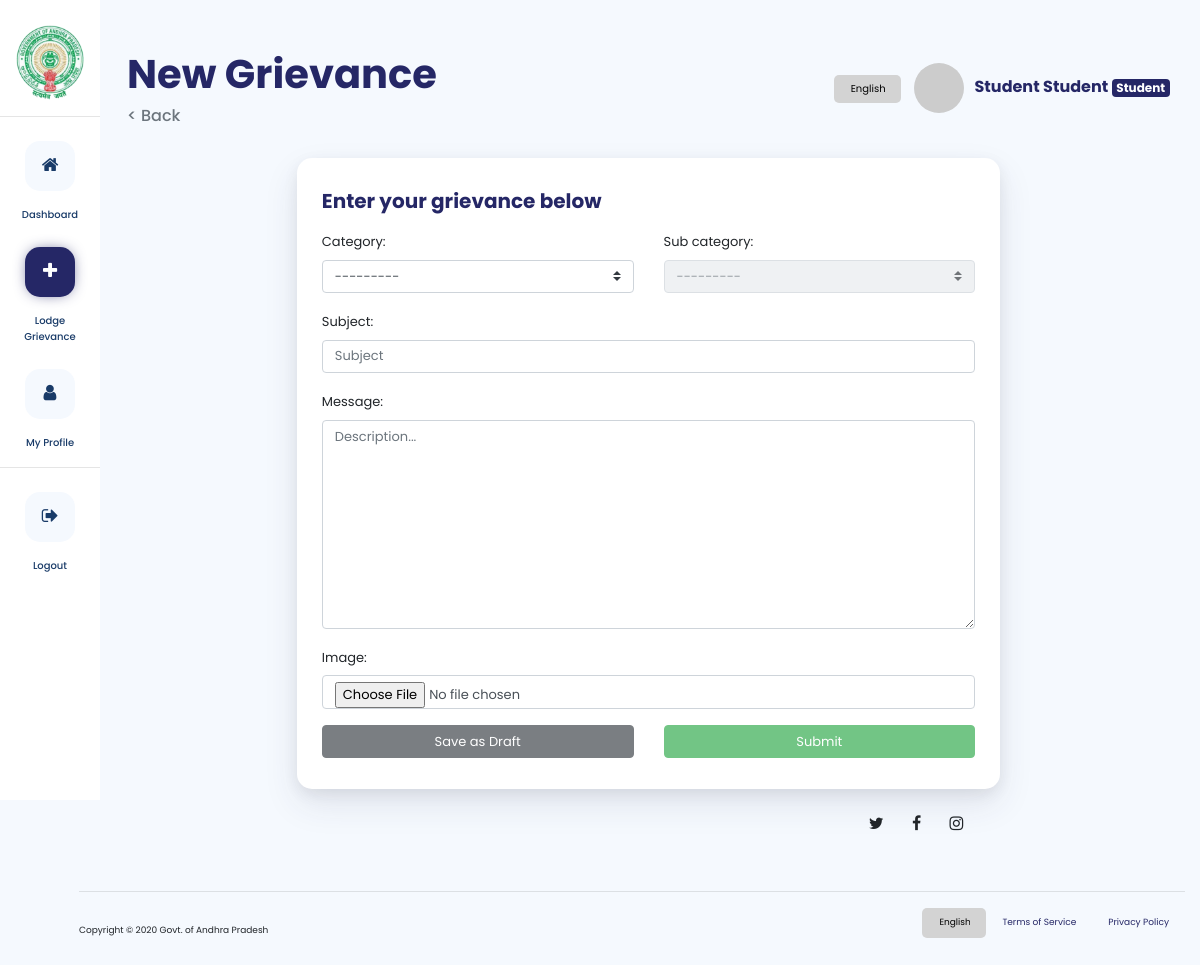
Screenshot of /dashboard/add/grievance/ (signed in) with the database file from the repository.
### accounts/models.py (models this page shows, shortened)
class User(DesignationConstants, AbstractUser):
    first_name = models.CharField(max_length=50)
    last_name = models.CharField(max_length=50)
    designation = models.CharField(max_length=5, choices=DesignationConstants.DESIGNATION_CHOICES)
    REQUIRED_FIELDS = ['first_name', 'last_name']

### studentg/views.py (the view, shortened to what this page needs)
# urls.py: path('add/grievance/', views.CreateGrievance.as_view(), name="add_grievance"),
@method_decorator(login_required, name="dispatch")
class CreateGrievance(CreateView):
    model = Grievance
    form_class = NewGrievanceForm
    template_name = 'studentg/add_grievance.html'
    success_url = reverse_lazy('dashboard')
    def get_form_kwargs(self):
        kwargs = super(CreateGrievance, self).get_form_kwargs()
        kwargs.update({'user': self.request.user})
        return kwargs

### studentg/forms.py (shortened to what this page needs)
class NewGrievanceForm(forms.ModelForm):
    class Meta:
        model = Grievance
        fields = ['category', 'sub_category', 'subject', 'message', 'image']
    def __init__(self, *args, **kwargs):
        user = kwargs.pop('user')
        super(NewGrievanceForm, self).__init__(*args, **kwargs)
        self.fields['sub_category'].queryset = SubCategory.objects.none()
        if kwargs['instance']:
            self.fields['sub_category'].queryset = kwargs['instance'].redressal_body.subcategories

### accounts/templatetags/gravatar.py (called while the page is built)
@register.filter
def gravatar(user):
    email = user.email.lower().encode('utf-8')
    default = 'mm'
    size = 256
    url = 'https://www.gravatar.com/avatar/{md5}?{params}'.format(
        md5=hashlib.md5(email).hexdigest(),
        params=urlencode({'d': default, 's': str(size)})
    )
    return url

### templates/studentg/add_grievance.html (shortened to what this page needs)
{% extends 'studentg/dashboard_base.html' %}
{% load static %}
{% load widget_tweaks %}
{% block page_heading %}New Grievance{% endblock page_heading %}
{% block page_content %}
    <div class="container mt-3 pl-lg-5">
        <div class="row justify-content-center">
            <div class="col-lg-8 col-12 px-lg-3">
                <div class="card-custom mt-2 mt-lg-1 help-card">
                    <div class="row justify-content-between align-items-center">
                        <div class="col">
                            <h5 class="my-3 card-custom-title">Enter your grievance below</h5>
                        </div>
                    </div>
                    <form method="post" enctype="multipart/form-data" class="form-loads-subcategories"
                          data-sub-categories-url="{% url 'load_subcategories' %}">
                        <div class="form-group mb-3  volunteer-field">
                            <div class="row">
                                <div class="col">
                                    {{ form.category.label_tag }}
                                    {% render_field form.category class="custom-select" %}
                                </div>
                                <div class="col">
                                    {{ form.sub_category.label_tag }}
                                    {% render_field form.sub_category class="custom-select" %}
                                </div>
                            </div>
                        </div>
                        <div class="form-group mb-3 ">
                            {{ form.subject.label_tag }}
                            {% render_field form.subject class="form-control" placeholder="Subject" %}
                        </div>
                        <div class="form-group my-3">
                            {{ form.message.label_tag }}
                            {% render_field form.message class="form-control" placeholder="Description..." %}
                        </div>
                        <div class="form-group">
                            {{ form.image.label_tag }}
                            {% render_field form.image class="form-control" %}
                        </div>
                        <div style="text-align: center" class=" mb-3 ">
                            <div class="row">
                                <div class="col">
                                    <button type="submit" class="btn btn-dark submit_grievance" name="draft_submit"
                                            style="width: 100%">
                                        Save as Draft
                                    </button>
                                </div>
                                <div class="col">
                                    <button type="submit" class="btn btn-success submit_grievance" name="true_submit"
                                            style="width: 100%">Submit
                                    </button>
                                </div>
                            </div>
                        </div>
                    </form>
                </div>
            </div>
        </div>
    </div>
{% endblock page_content %}

### templates/studentg/dashboard_base.html (shortened to what this page needs)
{% load static %}
{% load gravatar %}
<!DOCTYPE html>
<html lang="en">
<head>
    <link href="{% static 'assets/css/custom-css/index.css' %}" rel="stylesheet"/>
    <link rel="stylesheet" href="https://stackpath.bootstrapcdn.com/bootstrap/4.4.1/css/bootstrap.min.css"
>
    <link href="{% static 'assets/css/font-awesome.min.css' %}" rel="stylesheet"/>
</head>
<body class="landing-page pl-lg-5 ml-lg-3"
      style="background-color: #f5f9fe">
<div class="partials_sidebar_import d-none d-lg-block">
    {% include "studentg/includes/partial_sidebar.html" %}
</div>
<div class="container pl-lg-5 mt-4 mt-lg-0 mb-2">
    <div class="col page-title mt-5 mt-lg-0" style="padding-top: 50px; padding-bottom: 5px;">
        <div class="row align-items-center" align="center">
            <div class="col">
                <h1 class="font-weight-bold" style="color:#252766; text-align: left">{% block page_heading %}{% endblock page_heading %}</h1>
                <h6 href="grievances_list.html" class="text-muted" style="text-align: left; cursor: pointer"
                    onClick="javascript:history.go(-1)" class="text-muted">< Back</h6>
            </div>
            <div class="col justify-content-end d-none d-lg-block">
                <h6 class="font-weight-bold" style="color:#252766; text-align: end">
                    <select onchange="doGTranslate(this);" style="border-radius: 5px; font-size: x-small; padding: 8px 16px !important; ::ms-expand{ display: none}; -webkit-appearance: none;
    -moz-appearance: none;
    text-indent: 1px;
    text-overflow: ''; border: none; cursor: pointer;background-color: lightgrey; color:black">
                        <option class="lang notranslate" value="en|en">English</option>
                    </select>
                    <img src="{{ request.user|gravatar }}" class="profile-pic-dashboard" height="50">
                    {{ request.user.first_name }} {{ request.user.last_name }}
                    <span class="badge badge-secondary"
                          style="background-color:#252766">{{ request.user.get_designation_display }}</span>
                </h6>
            </div>
        </div>
    </div>
</div>
{% block page_content %}
{% endblock page_content %}
<div class="partials_footer">
    {% include "includes/partial_footer.html" %}
</div>
</body>
</html>

### static/assets/css/custom-css/index.css (style rules this page uses)
.card-custom-title { font-weight: bold; color: #252766; }
.partials_sidebar_import { padding-top: 25px; left: 0; width: 100px; height: 100vh; z-index: 100; color: white; position: fixed; background-color: white; overflow-y: scroll; }
.lang { color: black; }
.page-title { padding-top: 100px; padding-bottom: 50px; color: white; font-family: 'Poppins', sans-serif; text-align: center; }
.card-custom { background-color: white; border-radius: 15px; padding: 15px 15px; box-shadow: 0 15px 35px rgba(50, 50, 93, 0.1), 0 5px 15px rgba(0, 0, 0, 0.07) !important; }
.card-custom input, .card-custom select, .card-custom button, .card-custom textarea, .card-custom p, .card-custom .custom-checkbox, .card-custom label, table thead, table tbody, .card-custom h6 { font-size: x-small !important; }
@media (min-width: 992px) { .card-custom input, .card-custom select, .card-custom button, .card-custom textarea, .card-custom p, .card-custom .custom-checkbox, .card-custom label, table thead, table tbody, .card-custom h6 { font-size: small !important; } }
@media (min-width: 992px) { .card-custom { padding: 15px 25px; } }
.profile-pic-dashboard { width: 50px; border-radius: 50%; }
body { font-family: 'Poppins', sans-serif; }
* { font-family: 'Poppins', sans-serif; }
html { scroll-behavior: smooth; }

### templates/studentg/includes/partial_navbar.html (style rules this page uses)
body { top: 0 !important; }

### templates/studentg/dashboard_base.html (style rules this page uses)
body { top: 0 !important; }

### rows the page displays
User: user.first_name "Student", user.last_name "Student", user.designation "Student"
